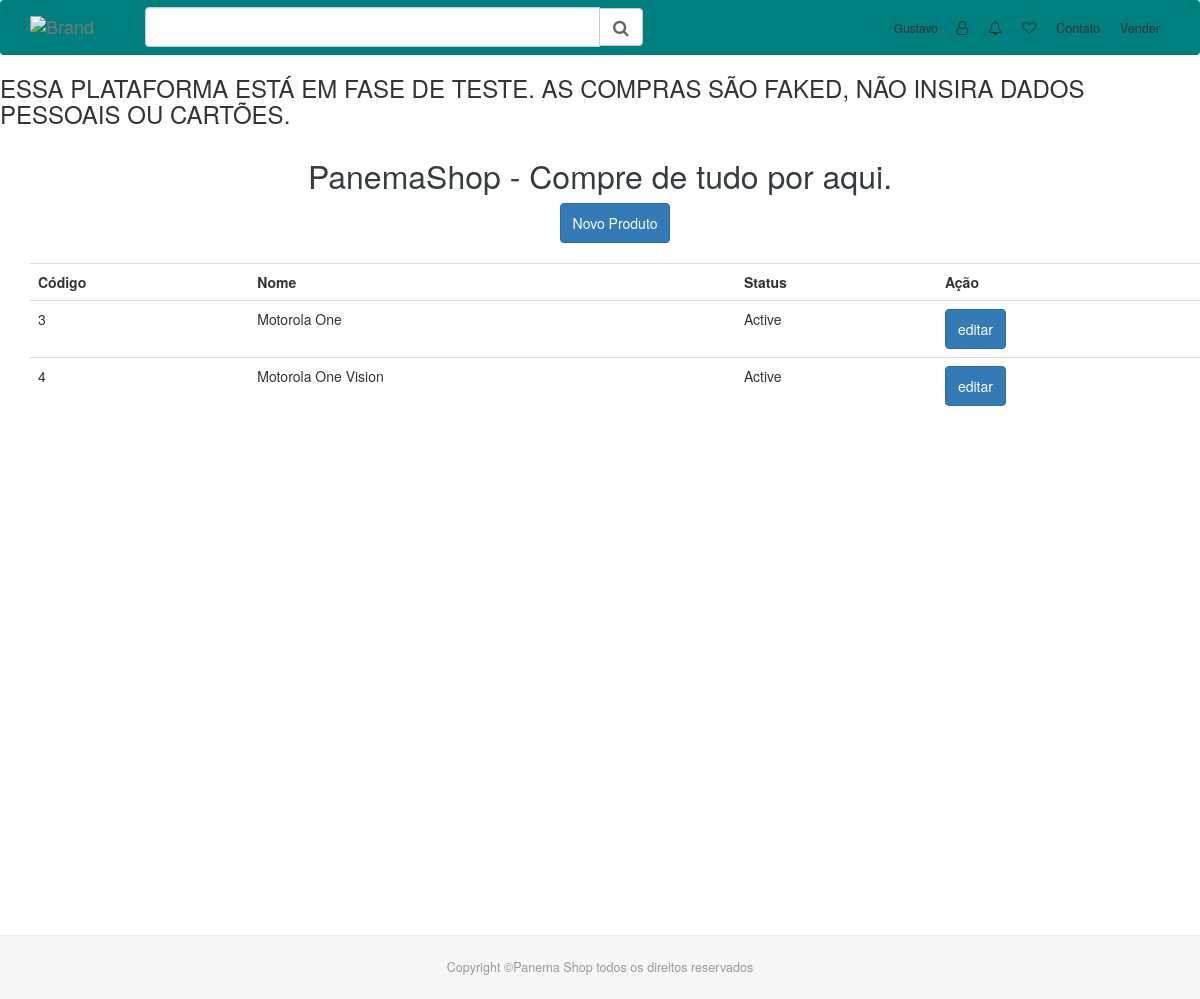
/meus-produtos/ (signed in), run on the app's committed database.
### portal/models.py (models this page shows, shortened)
class Product(models.Model):
    name = models.CharField(max_length=512)
    slug = models.CharField(max_length=512, unique=True)
    category = models.ForeignKey('Category', related_name='categories', on_delete=models.PROTECT)
    price = models.DecimalField(max_digits=8, decimal_places=2)
    user= models.ForeignKey('auth.User', on_delete=models.PROTECT)
    short_description = models.CharField(max_length=256)
    description = models.TextField(max_length=2048)
    quantity = models.IntegerField(default=1)
    STATUS_CHOICES = (
        ('Active', 'Active'),
        ('Inactive', 'Inacive')
    )
    status = models.CharField(max_length=20, choices=STATUS_CHOICES, default='Inactive')
    class Meta:
        verbose_name_plural = 'Products'

### portal/views.py (the view)
# urls.py: path('meus-produtos/', views.MyProducts.as_view(), name='my_products'),
class MyProducts(ListView):
    template_name = 'portal/my_products.html'
    model = models.Product
    def get_queryset(self):
        queryset = models.Product.objects.filter(user= self.request.user)
        return queryset

### portal/templates/portal/my_products.html (shortened to what this page needs)
{% extends 'base.html' %}
{%block content %}
    <div class="container">
        <div class="row text-center">
            <h1 class="panema-description">PanemaShop - Compre de tudo por aqui.</h1>
        </div>
        <div class="row ">
            <div class="col-sm-12">
                <div class="container">
                    <div class="row text-center">
                        <a class="btn btn-primary" href="{% url 'new_product' %}"> Novo Produto</a>
                        <br>
                        <br>
                    </div>
                    <div class="row">
                        <table class="table table_bordred">
                            <tr>
                                <th>Código</th>
                                <th>Nome</th>
                                <th>Status</th>
                                <th>Ação</th>
                            </tr>
                            {% for product in product_list %}
                             <tr>
                                <td>{{product.id}}</td>
                                <td>{{product.name}}</td>
                                <td>{{product.status}}</td>
                                <td><a href="{% url 'update_product' pk=product.id %} " class="btn btn-primary">editar</a></td>
                             </tr>
                             {% empty %}
                             <tr>   <h2 class="panema-description">Você ainda não tem produtos a Venda.</h2></tr>
                            {% endfor %}
                        </table>
                    </div>
                </div>
            </div>
        </div>
    </div>
{%endblock%}

### portal/templates/base.html (shortened to what this page needs)
{% load static %}
{% load staticfiles %}
<!DOCTYPE html>
<html lang="pt-br">
<head>
    <link rel="stylesheet" href="{% static 'css/main.css' %}">
    <link rel="stylesheet" href="{% static 'css/vendor/css/font-awesome.min.css' %}">
    <link rel="stylesheet" href="{% static 'css/vendor/css/star-rating.min.css' %}">
</head>
<body>
<nav class="navbar navbar-default navbar-market-place">
    <div class="container">
        <div class="navbar-header">
            <a class="navbar-brand navbar-brand-market-place" href="{% url 'home' %}" title="Panema Shop"
               rel="nofollow">
                <img alt="Brand" src="{% static 'img/logo-pt__large.png' %}">
            </a>
        </div>
        <div class="collapse navbar-collapse navbar-collapse-market-place" id="bs-example-navbar-market-place">
            <form action="{% url 'search' %}" class="navbar-form navbar-left navbar-form-market-place">
                <div class="form-group">
                    <div class="input-group-icon">
                        <div class="input-group">
                            <input type="text" class="form-control" name="q" id="search" placeholder="" value="{{ q }}">
                            <span class="input-group-btn">
                                <button type="submit" class="btn btn-default"><i class="fa fa-search"></i></button>
                            </span>
                        </div>
                    </div>
                </div>
            </form>
            <ul class="nav navbar-nav navbar-right navbar-right-market-place">
                {% if request.user.is_authenticated %}
                    <li class="dropdown">
                        <a href="#" class="dropdown-toggle navitem" data-toggle="dropdown" role="button" aria-haspopup="true"
                           aria-expanded="false" ><span>{{ request.user.first_name }}</span> <i class="fa fa-user-o"></i></a>
                    </li>
                {% else %}
                    <li><a href="{% url 'login' %}">Fazer Login</a></li>
                {% endif %}
                <li><a href="#" class="navitem"><i class="fa fa-bell-o"></i></a></li>
                <li><a href="#" class="navitem"><i class="fa fa-heart-o"></i> </a></li>
                <li><a href="#" class="navitem">Contato</a></li>
                <li><a href="{% url 'new_product' %}" class="option-sell navitem">Vender</a></li>
            </ul>
        </div>
    </div>
</nav>
<div class="page-market-place">
            <h3>ESSA PLATAFORMA ESTÁ EM FASE DE TESTE. AS COMPRAS SÃO FAKED, NÃO INSIRA DADOS PESSOAIS OU CARTÕES.</h3>
            {% block content %}
            {% endblock %}
</div>
    <footer class="footer-market-place">
        <div class="container">
            <div class="col-md-12">
                <p>
                    Copyright ©<span class="copyright-panema">Panema Shop</span> todos os direitos reservados
                </p>
            </div>
        </div>
    </footer>
</body>
</html>

### data on the page
Product: id "3", name "Motorola One", status "Active"
Product: id "4", name "Motorola One Vision", status "Active"

### other printed values
{{ request.user.first_name }} "Gustavo"
